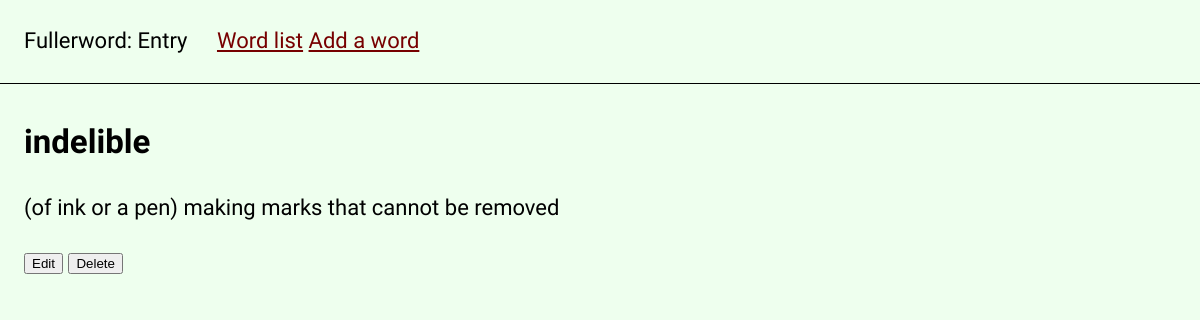
Screenshot of /9 with the database file from the repository.
### dictionary/models.py (models this page shows, shortened)
class Entry(models.Model):
    word = models.CharField(max_length=120)
    definition = models.TextField(max_length=1500)
    source = models.TextField(max_length=5000)
    favorite = models.BooleanField(default=False)
    private = models.BooleanField(default=False)
    tags = models.ManyToManyField(Tag)

### dictionary/views.py (the view)
# urls.py: path('<int:id>', views.entry, name='entry'),
def entry(request, id):
    print('> Entry')
    entry = Entry.objects.get(id=id)
    return render(request, 'dictionary/entry.html', {"entry": entry})

### templates/dictionary/entry.html (shortened to what this page needs)
{% extends 'dictionary/base.html' %}
{% block title %}Entry{% endblock %}
{% block content %}
<h2>{{ entry.word }}</h2>
<p>{{ entry.definition }}</p>
<p>
  <form method="post" action="/edit/{{entry.id}}">
    <button type="submit" name="edit" value="edit">Edit</button>
    <button type="submit" name="delete" value="delete">Delete</button>
  </form>
</p>
{% endblock %}

### templates/dictionary/base.html (style rules this page uses)
html { font-size: 22px; line-height: 1.4; font-family: 'Halant', Georgia; }
body { margin: 0; padding: 0; background: #efe; }

### rows the page displays
Entry: word "indelible", definition "(of ink or a pen) making marks that cannot be removed"
